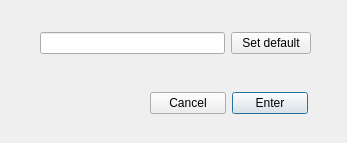
<?xml version="1.0" encoding="UTF-8"?>
<ui version="4.0">
 <class>setNameWin</class>
 <widget class="QDialog" name="setNameWin">
  <property name="geometry">
   <rect>
    <x>0</x>
    <y>0</y>
    <width>347</width>
    <height>143</height>
   </rect>
  </property>
  <property name="windowTitle">
   <string>Dialog</string>
  </property>
  <widget class="QWidget" name="layoutWidget">
   <property name="geometry">
    <rect>
     <x>40</x>
     <y>30</y>
     <width>271</width>
     <height>26</height>
    </rect>
   </property>
   <layout class="QHBoxLayout" name="horizontalLayout">
    <item>
     <widget class="QLineEdit" name="lineEdit"/>
    </item>
    <item>
     <widget class="QPushButton" name="defaultButton">
      <property name="text">
       <string>Set default</string>
      </property>
      <property name="autoDefault">
       <bool>true</bool>
      </property>
     </widget>
    </item>
   </layout>
  </widget>
  <widget class="QWidget" name="layoutWidget">
   <property name="geometry">
    <rect>
     <x>150</x>
     <y>90</y>
     <width>158</width>
     <height>26</height>
    </rect>
   </property>
   <layout class="QHBoxLayout" name="horizontalLayout_2">
    <item>
     <widget class="QPushButton" name="cancelButton">
      <property name="text">
       <string>Cancel</string>
      </property>
     </widget>
    </item>
    <item>
     <widget class="QPushButton" name="enterButton">
      <property name="text">
       <string>Enter</string>
      </property>
      <property name="default">
       <bool>true</bool>
      </property>
     </widget>
    </item>
   </layout>
  </widget>
 </widget>
 <resources/>
 <connections/>
</ui>
